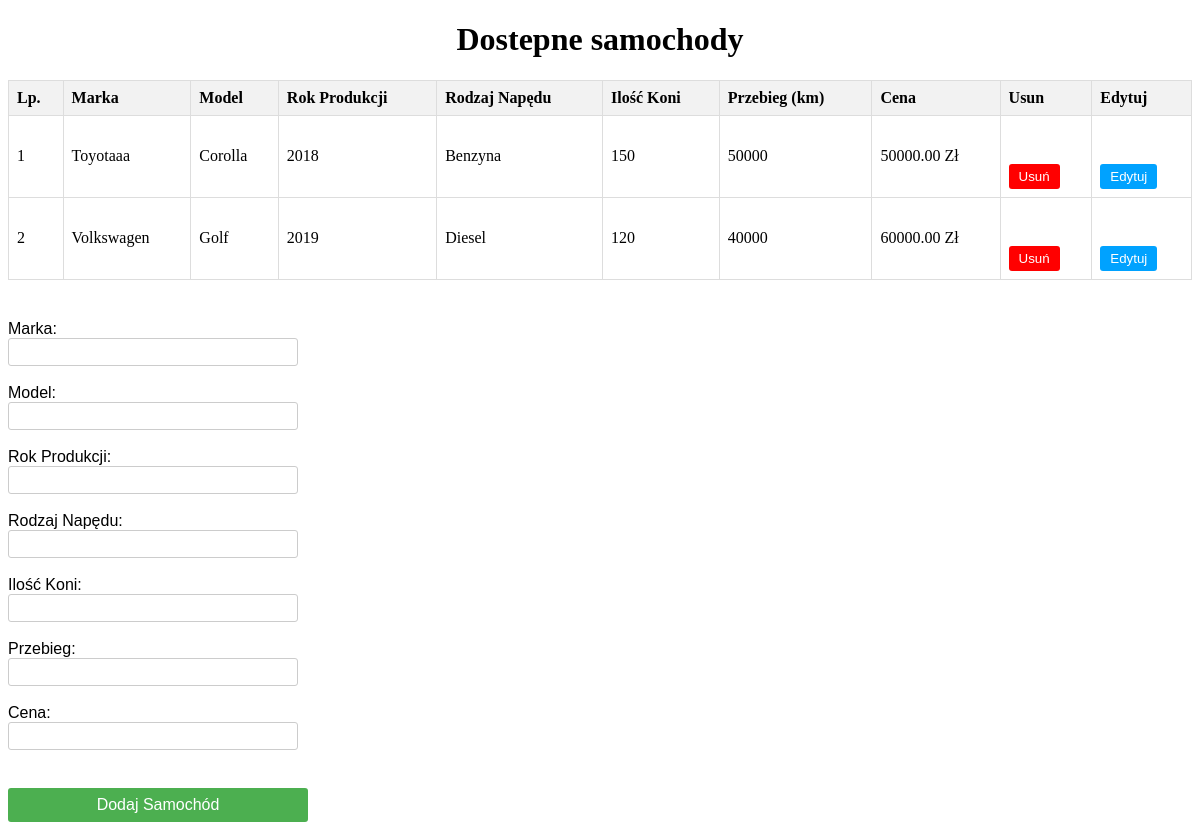
The page / on the database its author committed.
### tables this page shows
CREATE TABLE `Samochody` (
  `ID` int(11) NOT NULL,
  `Marka` varchar(50) DEFAULT NULL,
  `Model` varchar(50) DEFAULT NULL,
  `Rok_Produkcji` int(11) DEFAULT NULL,
  `Rodzaj_Napedu` varchar(50) DEFAULT NULL,
  `Ilosc_Koni` int(11) DEFAULT NULL,
  `Przebieg_km` int(11) DEFAULT NULL,
  `Cena` decimal(10,2) DEFAULT NULL
);

### index.php (the view, shortened to what this page needs)
<!DOCTYPE html>
<html lang="en">
<head>
    <link rel="stylesheet" href="style.css">
</head>
<body>
    <h1>Dostepne samochody</h1>
    <table border="1">
        <tr>
            <th>Lp.</th>
            <th>Marka</th>
            <th>Model</th>
            <th>Rok Produkcji</th>
            <th>Rodzaj Napędu</th>
            <th>Ilość Koni</th>
            <th>Przebieg (km)</th>
            <th>Cena</th>
            <th>Usun</th>
            <th>Edytuj</th>
        </tr>
        <?php
            $poloczenie = mysqli_connect("localhost", "root", "", "komis");
            $sql = "SELECT * FROM Samochody";
            $wynik = mysqli_query($poloczenie, $sql);
            if (mysqli_num_rows($wynik) > 0) {
                while($index = mysqli_fetch_assoc($wynik)) {
                    echo "<tr>";
                    echo "<td>".$index['ID']."</td>";
                    echo "<td>".$index['Marka']."</td>";
                    echo "<td>".$index['Model']."</td>";
                    echo "<td>".$index['Rok_Produkcji']."</td>";
                    echo "<td>".$index['Rodzaj_Napedu']."</td>";
                    echo "<td>".$index['Ilosc_Koni']."</td>";
                    echo "<td>".$index['Przebieg_km']."</td>";
                    echo "<td>".$index['Cena']." Zł"."</td>";
                    echo "<td><form method='post' action='" . ($_SERVER["PHP_SELF"]) . "'><input type='hidden' name='usun' value='" . $index['ID'] . "'><button type='submit' class='usun'>Usuń</button></form></td> ";
                    echo "<td><form method='post' action='edytuj_samochod.php'><input type='hidden' name='edytuj' value='" . $index['ID'] . "'><button type='submit' class='edytuj'>Edytuj</button></form></td>";
                    echo "</tr>";
                }
            } else {
                echo "Brak połączenia z baza";
            }
        ?>
</table>
<form method="post" action="<?php echo htmlspecialchars($_SERVER["PHP_SELF"]); ?>">
    <label for="marka">Marka:</label>
    <input type="text" id="marka" name="marka" required><br><br>
    <label for="model">Model:</label>
    <input type="text" id="model" name="model" required><br><br>
    <label for="rok_produkcji">Rok Produkcji:</label>
    <input type="number" id="rok_produkcji" name="rok_produkcji" required><br><br>
    <label for="naped">Rodzaj Napędu:</label>
    <input type="text" id="naped" name="naped" required><br><br>
    <label for="Ilosc_Koni">Ilość Koni:</label>
    <input type="number" id="Ilosc_Koni" name="konie" required><br><br>
    <label for="Przebieg_km">Przebieg:</label>
    <input type="number" id="Przebieg_km" name="Przebieg_km" required><br><br>
    <label for="cena">Cena:</label>
    <input type="number" id="cena" name="cena" required><br><br>
    <input type="submit" class="button1" value="Dodaj Samochód" onclick="odswiezStrone()" >
</form>
</body>
</html>

### style.css (style rules this page uses)
.usun { padding: 5px 10px; background-color: #ff0000; color: #fff; border: none; border-radius: 3px; cursor: pointer; }
button.edytuj { padding: 5px 10px; background-color: #00a2ff; color: #fff; border: none; border-radius: 3px; cursor: pointer; }
table { width: 100%; border-collapse: collapse; }
th { background-color: #f2f2f2; border: 1px solid #dddddd; text-align: left; padding: 8px; }
td { border: 1px solid #dddddd; text-align: left; padding: 8px; }
h1 { text-align: center; }
.button1 { display: block; margin-top: 20px; padding: 10px 20px; background-color: #4CAF50; color: white; border: none; border-radius: 5px; cursor: pointer; text-align: center; text-decoration: none; }
form { margin-top: 40px; max-width: 300px; font-family: Arial, sans-serif; text-align: left; }
label { margin-bottom: 5px; }
input[type="text"], input[type="number"] { width: calc(100% - 10px); padding: 5px; border: 1px solid #ccc; border-radius: 3px; box-sizing: border-box; font-size: 14px; }
input[type="submit"] { display: block; width: 100%; padding: 8px; background-color: #4CAF50; color: white; border: none; border-radius: 3px; cursor: pointer; font-size: 16px; }

### rows shown on the page
samochody: ID "1", Marka "Toyotaaa", Model "Corolla", Rok_Produkcji "2018", Rodzaj_Napedu "Benzyna", Ilosc_Koni "150", Przebieg_km "50000", Cena "50000.00"
samochody: ID "2", Marka "Volkswagen", Model "Golf", Rok_Produkcji "2019", Rodzaj_Napedu "Diesel", Ilosc_Koni "120", Przebieg_km "40000", Cena "60000.00"
